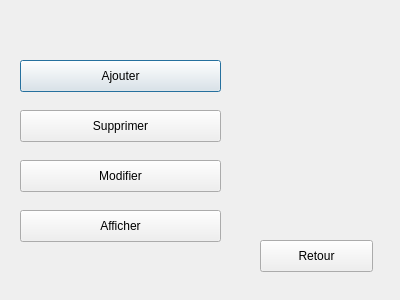
<?xml version="1.0" encoding="UTF-8"?>
<ui version="4.0">
 <class>Dialog2</class>
 <widget class="QDialog" name="Dialog2">
  <property name="geometry">
   <rect>
    <x>0</x>
    <y>0</y>
    <width>400</width>
    <height>300</height>
   </rect>
  </property>
  <property name="windowTitle">
   <string>Dialog</string>
  </property>
  <widget class="QPushButton" name="pushButton">
   <property name="geometry">
    <rect>
     <x>20</x>
     <y>60</y>
     <width>201</width>
     <height>32</height>
    </rect>
   </property>
   <property name="text">
    <string>Ajouter</string>
   </property>
  </widget>
  <widget class="QPushButton" name="pushButton_2">
   <property name="geometry">
    <rect>
     <x>20</x>
     <y>110</y>
     <width>201</width>
     <height>32</height>
    </rect>
   </property>
   <property name="text">
    <string>Supprimer</string>
   </property>
  </widget>
  <widget class="QPushButton" name="pushButton_3">
   <property name="geometry">
    <rect>
     <x>20</x>
     <y>160</y>
     <width>201</width>
     <height>32</height>
    </rect>
   </property>
   <property name="text">
    <string>Modifier</string>
   </property>
  </widget>
  <widget class="QPushButton" name="pushButton_4">
   <property name="geometry">
    <rect>
     <x>20</x>
     <y>210</y>
     <width>201</width>
     <height>32</height>
    </rect>
   </property>
   <property name="text">
    <string>Afficher</string>
   </property>
  </widget>
  <widget class="QPushButton" name="pushButton_5">
   <property name="geometry">
    <rect>
     <x>260</x>
     <y>240</y>
     <width>113</width>
     <height>32</height>
    </rect>
   </property>
   <property name="text">
    <string>Retour</string>
   </property>
  </widget>
 </widget>
 <resources/>
 <connections/>
</ui>
